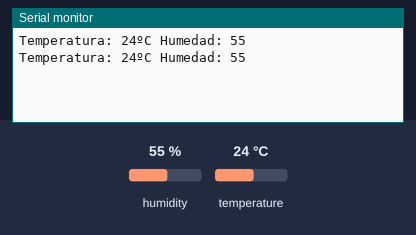
A sketch run on a simulated Arduino Uno, built with avr-gcc and run on an emulated ATmega328P. Parts: the last lines printed to the serial monitor. The inputs (shaded band) are chosen by the test bench; at power-on: humidity 55 %, temperature 24 °C.

Above: at 5.8 s.
5.9 s: humidity set to 22 %
At 11.2 s:
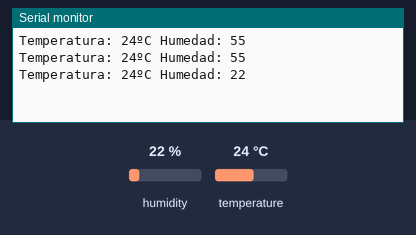
11.9 s: temperature set to 12 °C
At 15.8 s:
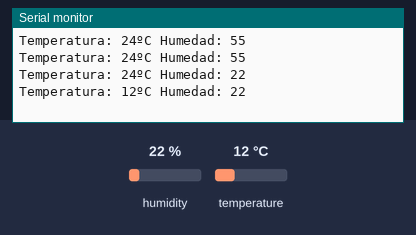
17.9 s: humidity set to 40 %
At 20.5 s:
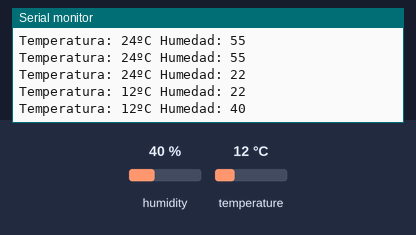
Timing chart, 0 to 22.0 s (numbered marks = the images above; inputs shaded):
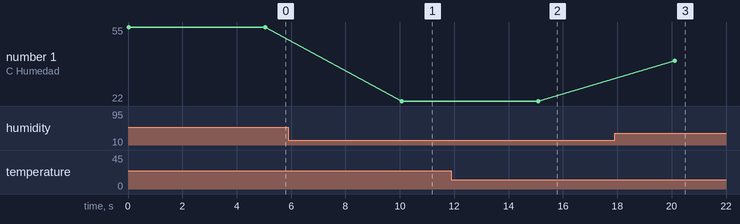

The sketch:

Sensor_de_temperatura_humedad.ino
```cpp
// Incluimos librería
#include <DHT.h>

 int SENSOR = 2;
 int temp, humedad;

DHT dht(SENSOR, DHT11);

 void setup()
 {
  Serial.begin(9600);
  dht.begin();
 }

void loop() {
  humedad = dht.readHumidity();
  temp = dht.readTemperature();

  Serial.print("Temperatura: ");
  Serial.print(temp);
  Serial.print("ºC Humedad: ");
  Serial.println(humedad);

  delay(5000);
}
```

Measured:
- after the input at 5.9 s, the serial monitor: prints a new line after 4.2 s (image 1)
- after the input at 11.9 s, the serial monitor: prints a new line after 3.2 s (image 2)
- after the input at 17.9 s, the serial monitor: prints a new line after 2.2 s (image 3)
- plotted number 1: 55 → 22 after the input at 5.9 s, 22 → 40 after the input at 17.9 s
